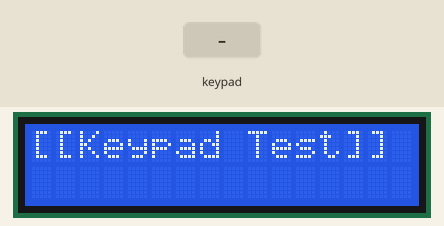
This sketch was run on a simulated Arduino Uno, built with avr-gcc and run on an emulated ATmega328P. On the bench: 16×2 character LCD. Inputs (shaded band) come from the test bench.

Above: at 1.2 s.
1.3 s: keypad keys 7 6 5 4 # pressed 0.4 s apart
At 4.2 s:
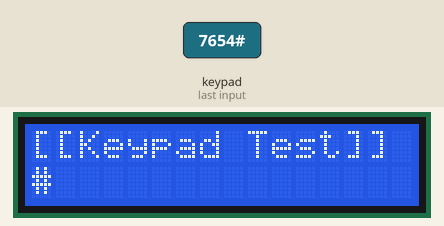
4.8 s: key 'A' pressed
At 5.3 s:
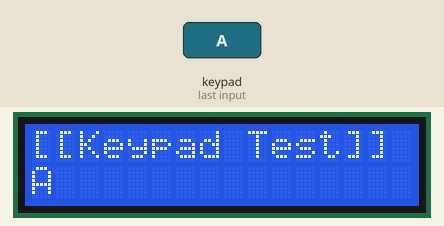
6.3 s: key 'B' pressed
At 6.7 s:
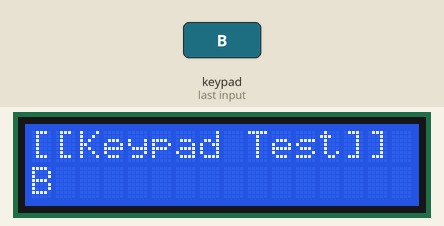
7.8 s: keypad keys 7 6 5 4 * pressed 0.4 s apart
At 10.2 s:
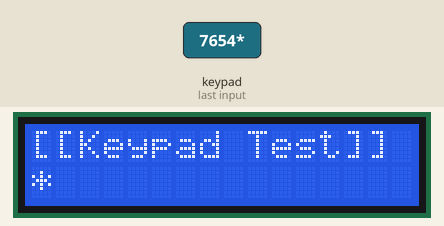
11.3 s: key 'C' pressed
At 11.7 s:
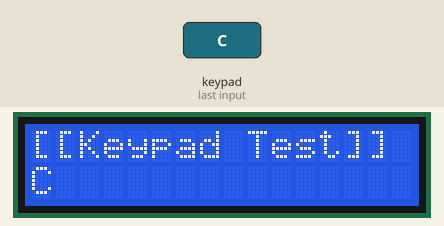
12.8 s: keypad keys 7 6 5 4 D pressed 0.4 s apart
At 13.02 s:
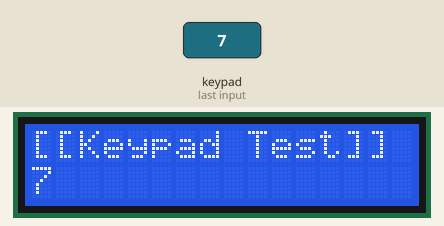
Timing chart, 0 to 15.8 s (numbered marks = the images above; inputs shaded):
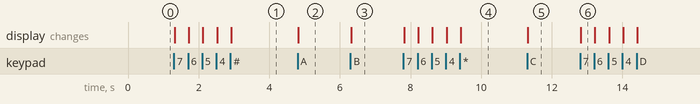

Measured:
- after the input at 1.3 s, the display: first changes at once (image 1 shows a later state)
- after the input at 4.8 s, the display: changes at once (image 2)
- after the input at 6.3 s, the display: changes at once (image 3)
- after the input at 7.8 s, the display: first changes at once (image 4 shows a later state)
- after the input at 11.3 s, the display: changes at once (image 5)
- after the input at 12.8 s, the display: changes at once (image 6)

The sketch:

keypad01.ino
```cpp
#include <Key.h>
#include <Keypad.h>
#include <Minicom.h>

MiniCom com;

const byte ROWS = 4;
const byte COLS = 4;
char keys [ROWS][COLS] = {
  {'1','2','3','A'},
  {'4','5','6','B'},
  {'7','8','9','C'},
  {'*','0','#','D'}
};

byte rowPins[ROWS] = {7, 6, 5, 4};
byte colPins[COLS] = {8, 9, 10, 11};

Keypad keypad(makeKeymap(keys), rowPins, colPins, ROWS, COLS);

void setup() {
  com.init();
  com.print(0, "[[Keypad Test]]");
}

void loop() {
  char key = keypad.getKey();

  if (key) {
    String str(key);
    com.print(1, str);
  }
}
```
